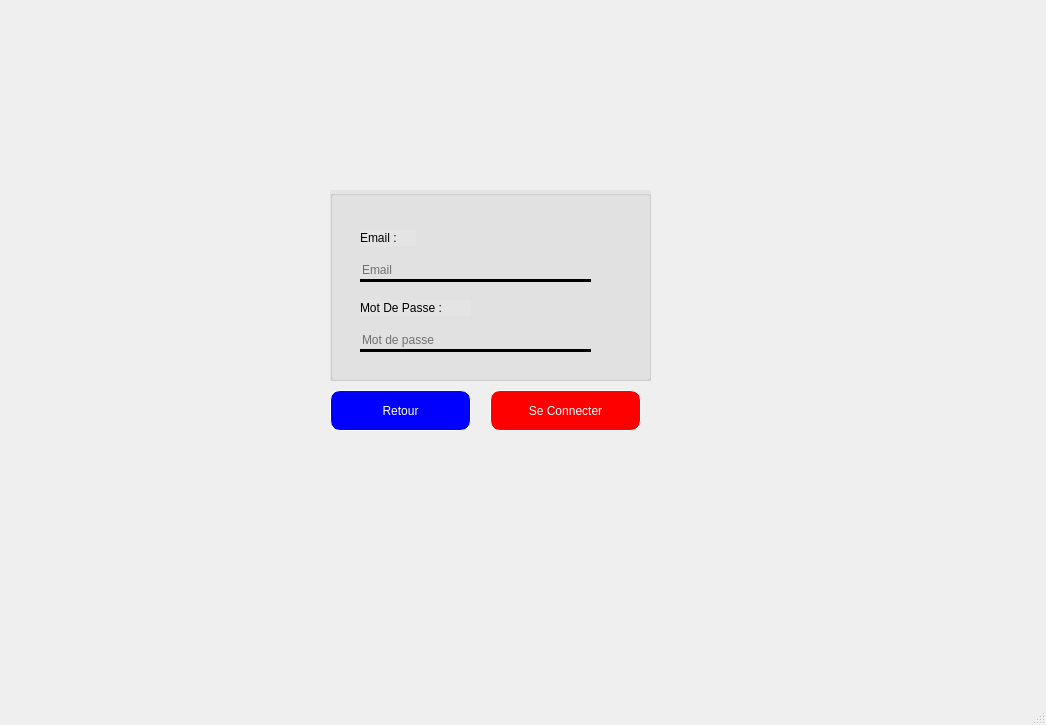
<?xml version="1.0" encoding="UTF-8"?>
<ui version="4.0">
 <class>loginevent</class>
 <widget class="QMainWindow" name="loginevent">
  <property name="geometry">
   <rect>
    <x>0</x>
    <y>0</y>
    <width>1046</width>
    <height>725</height>
   </rect>
  </property>
  <property name="windowTitle">
   <string>MainWindow</string>
  </property>
  <widget class="QWidget" name="centralwidget">
   <widget class="QLabel" name="label">
    <property name="geometry">
     <rect>
      <x>5</x>
      <y>5</y>
      <width>1021</width>
      <height>671</height>
     </rect>
    </property>
    <property name="styleSheet">
     <string notr="true">border-image: url(:/new/prefix1/Background.png);</string>
    </property>
    <property name="text">
     <string/>
    </property>
   </widget>
   <widget class="QPushButton" name="Retour">
    <property name="geometry">
     <rect>
      <x>330</x>
      <y>390</y>
      <width>141</width>
      <height>41</height>
     </rect>
    </property>
    <property name="styleSheet">
     <string notr="true">background-color: #0000ff;
border :1px solid rgb(255, 255, 255);
border-radius :10px;
color: #FFF;
padding-left: 20px;
padding-right:20px;
</string>
    </property>
    <property name="text">
     <string>Retour</string>
    </property>
   </widget>
   <widget class="QGroupBox" name="groupBox_2">
    <property name="geometry">
     <rect>
      <x>330</x>
      <y>190</y>
      <width>321</width>
      <height>191</height>
     </rect>
    </property>
    <property name="styleSheet">
     <string notr="true">font: 9pt &quot;Sitka&quot;;
background-color: rgb(228, 228, 228);</string>
    </property>
    <property name="title">
     <string/>
    </property>
    <widget class="QLabel" name="label_4">
     <property name="geometry">
      <rect>
       <x>30</x>
       <y>40</y>
       <width>56</width>
       <height>16</height>
      </rect>
     </property>
     <property name="text">
      <string>Email :</string>
     </property>
    </widget>
    <widget class="QLabel" name="label_5">
     <property name="geometry">
      <rect>
       <x>30</x>
       <y>110</y>
       <width>111</width>
       <height>16</height>
      </rect>
     </property>
     <property name="text">
      <string>Mot De Passe :</string>
     </property>
    </widget>
    <widget class="QLineEdit" name="lineEdit_email">
     <property name="geometry">
      <rect>
       <x>30</x>
       <y>70</y>
       <width>231</width>
       <height>22</height>
      </rect>
     </property>
     <property name="styleSheet">
      <string notr="true">background-color: transparent;
border:none;
 border-bottom: 3px solid black;</string>
     </property>
     <property name="placeholderText">
      <string>Email</string>
     </property>
    </widget>
    <widget class="QLineEdit" name="lineEdit_motdepasse">
     <property name="geometry">
      <rect>
       <x>30</x>
       <y>140</y>
       <width>231</width>
       <height>22</height>
      </rect>
     </property>
     <property name="styleSheet">
      <string notr="true">background-color: transparent;
border:none;
 border-bottom: 3px solid black;</string>
     </property>
     <property name="placeholderText">
      <string>Mot de passe</string>
     </property>
    </widget>
   </widget>
   <widget class="QPushButton" name="Connecter">
    <property name="geometry">
     <rect>
      <x>490</x>
      <y>390</y>
      <width>151</width>
      <height>41</height>
     </rect>
    </property>
    <property name="styleSheet">
     <string notr="true">background-color: red;
border :1px solid rgb(255, 255, 255);
border-radius :10px;
color: #FFF;
padding-left: 20px;
padding-right:20px;
</string>
    </property>
    <property name="text">
     <string>Se Connecter</string>
    </property>
   </widget>
  </widget>
  <widget class="QMenuBar" name="menubar">
   <property name="geometry">
    <rect>
     <x>0</x>
     <y>0</y>
     <width>1046</width>
     <height>26</height>
    </rect>
   </property>
  </widget>
  <widget class="QStatusBar" name="statusbar"/>
 </widget>
 <resources/>
 <connections/>
</ui>
